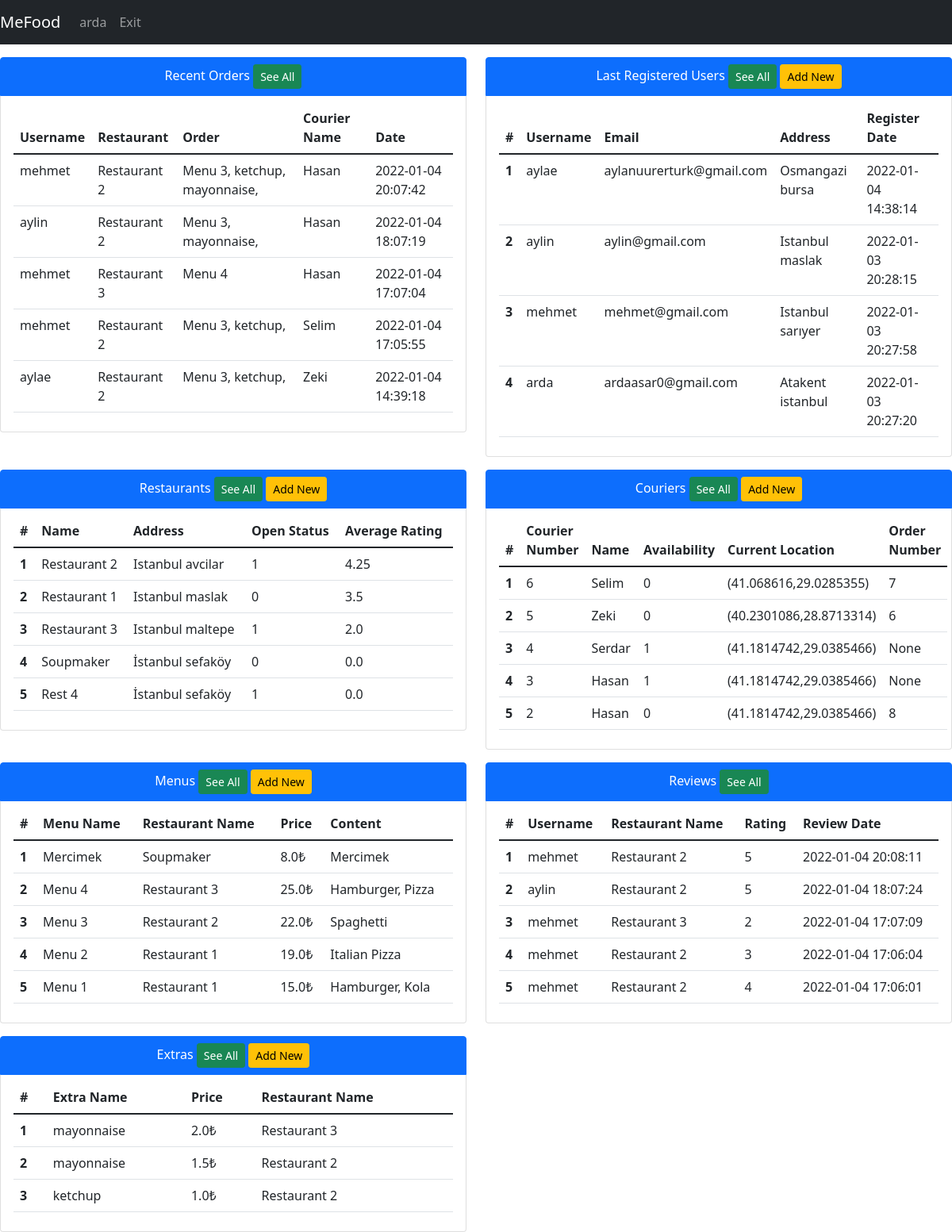
Screenshot of /home (signed in) with the database file from the repository.
### tables this page shows
CREATE TABLE users(username TEXT PRIMARY KEY,email TEXT,password TEXT,user_type INTEGER, address Text, lat REAL , lng REAL, registred_date Date DEFAULT (datetime('now','localtime')));

CREATE TABLE foodOrder(id INTEGER PRIMARY KEY,content TEXT,orderDate Date DEFAULT (datetime('now','localtime')),totalPrice REAL, is_delivered INTEGER DEFAULT(0), is_reviewed INTEGER DEFAULT(0), restaurantId INTEGER, courierID int REFERENCES couriers(id) ON UPDATE CASCADE, userUserName varchar(30) REFERENCES users(username) ON UPDATE CASCADE, FOREIGN KEY(restaurantId) REFERENCES restaurant(id));

CREATE TABLE restaurant(id INTEGER PRIMARY KEY, restaurantName varchar(30),address varchar(250),lat Text,lng Text,isOpen binary,averageRating REAL);

CREATE TABLE couriers(id INTEGER PRIMARY KEY,name TEXT,is_available TEXT,lat REAL,lng, orderId int REFERENCES foodOrder(id) ON UPDATE CASCADE);

CREATE TABLE menu(id INTEGER PRIMARY KEY,menuName varchar(30), price REAL, content TEXT, restaurantId int REFERENCES restaurant(id) ON UPDATE CASCADE);

CREATE TABLE review(id INTEGER PRIMARY KEY,rating INTEGER,reviewDate DEFAULT (datetime('now','localtime')), restaurantId int REFERENCES restaurant(id) ON UPDATE CASCADE, userUserName int REFERENCES users(username) ON UPDATE CASCADE);

CREATE TABLE extra(id INTEGER PRIMARY KEY,name varchar(200), price REAL, restaurantID INTEGER, FOREIGN KEY (restaurantID) REFERENCES restaurant(id));

### app.py (the view, shortened to what this page needs)
@app.route("/home", methods=["GET", "POST"])
def homeView():
    with sqlite3.connect(DATABASE) as database:
        cursor = database.cursor()
    if not session.get('logged_in'):
        return render_template('auth/login.html', title='Login')
    if session["user_type"] == 1:
        data = getAllDbData(toGet=["users", "restaurant", "couriers", "menu","orders", "reviews", "extras"], limit=5)
        session["isFiltered"], session["filteredData"] = False, {}
        return render_template('admin/adminHome.html', title='Admin Page', username=session["username"], data=data)
    else:
        data = getUserViewData()
        return render_template('user/homePage.html', title='Home', username=session["username"], data=data)

### app.py (called while the page is built, shortened)
def getUsers(cursor, limit=None):
    if limit != None:
        cursor.execute(
            "SELECT username,email,address,registred_date,user_type FROM users ORDER BY registred_date DESC LIMIT ?", (limit,))
    else:
        cursor.execute("SELECT username,email,address,registred_date,user_type FROM users ORDER BY registred_date DESC")
    query = cursor.fetchall()
    return query

def getCouriers(cursor, limit=None):
    if limit != None:
        cursor.execute("SELECT id,name, is_available,lat,lng,orderId FROM couriers ORDER BY id DESC LIMIT ?", (limit,))
    else:
        cursor.execute("SELECT id,name, is_available,lat,lng,orderId FROM couriers ORDER BY id DESC")
    query = cursor.fetchall()
    return query

def getRestaurants(cursor, limit=None):
    if limit != None:
        cursor.execute("SELECT restaurantName,address,isOpen,averageRating,id FROM restaurant ORDER BY averageRating DESC LIMIT ?",(limit,))
    else:
        cursor.execute("SELECT restaurantName,address,isOpen,averageRating,id FROM restaurant ORDER BY averageRating DESC")
    query = cursor.fetchall()
    return query

def getMenus(cursor, limit=None):
    if limit != None:
        cursor.execute("SELECT menu.id, menuName, price, content, restaurant.restaurantName, restaurant.isOpen FROM menu INNER JOIN restaurant ON menu.restaurantId = restaurant.id ORDER BY menu.id DESC LIMIT ?", (limit,))
    else:
        cursor.execute("SELECT menu.id, menuName, price, content, restaurant.restaurantName, restaurant.isOpen FROM menu INNER JOIN restaurant ON menu.restaurantId = restaurant.id ORDER BY menu.id DESC")
    query = cursor.fetchall()
    return query

def getOrders(cursor, limit=None):
    if limit != None:
        cursor.execute("SELECT foodOrder.id, content, orderDate, totalPrice, is_delivered, couriers.name, userUserName, restaurant.restaurantName "
                   "FROM foodOrder INNER JOIN couriers ON foodOrder.courierID = couriers.id INNER JOIN restaurant ON foodOrder.restaurantId = restaurant.id ORDER BY foodOrder.orderDate DESC LIMIT ?",(limit,))
    query = cursor.fetchall()
    return query

### templates/admin/adminHome.html (shortened to what this page needs)
{% extends 'base.html' %}
{% block navbar %}
<nav class="navbar navbar-expand-lg navbar-dark bg-dark">
    <a class="navbar-brand" href="#">MeFood</a>
    <div class="collapse navbar-collapse" id="navbarNav">
        <ul class="navbar-nav">
          <li class="nav-item active"><a class="nav-link" href="/">{{username}}</a></li>
          <li class="nav-item active"><a class="nav-link" href="/exit">Exit</a></li>
        </ul>
    </div>
</nav>
{% endblock %}
{% block body %}
 <center>
 <div class="row mt-3">
     <div class="col-md-6" style="z-index: 0;">
         <ul class="list-group">
          <li class="list-group-item active">Recent Orders <a href="/orders" class="btn btn-sm btn-success" id="See All Orders">See All</a>
          </li>
          <li class="list-group-item">
            <table class="table table-hover">
              <thead>
                <tr>
                  <th scope="col">Username</th>
                  <th scope="col">Restaurant</th>
                  <th scope="col">Order</th>
                  <th scope="col">Courier Name</th>
                  <th scope="col">Date</th>
                </tr>
              </thead>
              <tbody>
              {%for i in range(data["orders"]|length)%}
                <tr>
                  <td>{{ data["orders"][i][6] }}</td>
                  <td>{{ data["orders"][i][7] }}</td>
                  <td>{{ data["orders"][i][1] }}</td>
                  <td>{{ data["orders"][i][5] }}</td>
                  <td>{{ data["orders"][i][2] }}</td>
                </tr>
              {% endfor %}
              </tbody>
            </table>
          </li>
        </ul>
     </div>
     <div class="col-md-6" style="z-index: 0;">
         <ul class="list-group">
          <li class="list-group-item active" >Last Registered Users
              <a type="button" href="/users" class="btn btn-sm btn-success" id="See All Users">See All</a>
            <a href="/addUser" class="btn btn-sm btn-warning">Add New</a></li>
          <li class="list-group-item">
            <table class="table table-hover">
              <thead>
                <tr>
                  <th scope="col">#</th>
                  <th scope="col">Username</th>
                  <th scope="col">Email</th>
                  <th scope="col">Address</th>
                  <th scope="col">Register Date</th>
                </tr>
              </thead>
              <tbody>
              {%for i in range(data["users"]|length)%}
                <tr>
                  <th scope="row">{{ i+1 }}</th>
                  <td>{{ data["users"][i][0] }}</td>
                  <td>{{ data["users"][i][1] }}</td>
                  <td>{{ data["users"][i][2] }}</td>
                  <td>{{ data["users"][i][3] }}</td>
                </tr>
              {%endfor%}
              </tbody>
            </table>
          </li>
        </ul>
     </div>
 </div>
</center>
<center>
 <div class="row mt-3">
     <div class="col-md-6" style="z-index: 0;">
         <ul class="list-group">
          <li class="list-group-item active">Restaurants <a class="btn btn-sm btn-success" href="\restaurants" id="See All Restaurants">See All</a>
            <a href="/addRestaurant" class="btn btn-sm btn-warning">Add New</a></li>
          <li class="list-group-item">
            <table class="table table-hover">
              <thead>
                <tr>
                  <th scope="col">#</th>
                  <th scope="col">Name</th>
                  <th scope="col">Address</th>
                  <th scope="col">Open Status</th>
                  <th scope="col">Average Rating</th>
                </tr>
              </thead>
              <tbody>
                {%for i in range(data["restaurant"]|length)%}
                <tr>
                  <th scope="row">{{ i+1 }}</th>
                  <td>{{ data["restaurant"][i][0] }}</td>
                  <td>{{ data["restaurant"][i][1] }}</td>
                  <td>{{ data["restaurant"][i][2] }}</td>
                  <td>{{ data["restaurant"][i][3] }}</td>
                </tr>
              {%endfor%}
              </tbody>
            </table>
          </li>
        </ul>
     </div>
     <div class="col-md-6" style="z-index: 0;">
         <ul class="list-group">
          <li class="list-group-item active">Couriers <a class="btn btn-sm btn-success" href="/couriers" id="See All Couriers">See All</a>
              <a href="/addCourier" class="btn btn-sm btn-warning">Add New</a></li>
          <li class="list-group-item">
            <table class="table table-hover">
              <thead>
                <tr>
                  <th scope="col">#</th>
                  <th scope="col">Courier Number</th>
                  <th scope="col">Name</th>
                  <th scope="col">Availability</th>
                  <th scope="col">Current Location</th>
                  <th scope="col">Order Number</th>
                </tr>
              </thead>
              <tbody>
                {%for i in range(data["couriers"]|length)%}
                <tr>
                  <th scope="row">{{ i+1 }}</th>
                    <td>{{ data["couriers"][i][0] }}</td>
                    <td>{{ data["couriers"][i][1] }}</td>
                    <td>{{ data["couriers"][i][2] }}</td>
                    <td>({{ data["couriers"][i][3] }},{{ data["couriers"][i][4] }})</td>
                  <td>{{ data["couriers"][i][5] }}</td>
                </tr>
              {%endfor%}
              </tbody>
            </table>
          </li>
        </ul>
     </div>
 </div>
</center>
<center>
  <div class="row mt-3">
    <div class="col-md-6" style="z-index: 0;">
        <ul class="list-group">
         <li class="list-group-item active">Menus <a class="btn btn-sm btn-success" href="\menus" id="See All Menus">See All</a>
           <a href="/addMenu" class="btn btn-sm btn-warning">Add New</a></li>
         <li class="list-group-item">
           <table class="table table-hover">
             <thead>
               <tr>
                 <th scope="col">#</th>
                 <th scope="col">Menu Name</th>
                 <th scope="col">Restaurant Name</th>
                 <th scope="col">Price</th>
                 <th scope="col">Content</th>
               </tr>
             </thead>
             <tbody>
               {%for i in range(data["menu"]|length)%}
               <tr>
                 <th scope="row">{{ i+1 }}</th>
                 <td>{{ data["menu"][i][1] }}</td>
                 <td>{{ data["menu"][i][4] }}</td>
                 <td>{{ data["menu"][i][2] }}₺</td>
                 <td>{{ data["menu"][i][3] }}</td>
               </tr>
             {%endfor%}
             </tbody>
           </table>
         </li>
       </ul>
    </div>
    <div class="col-md-6" style="z-index: 0;">
      <ul class="list-group">
       <li class="list-group-item active">Reviews <a class="btn btn-sm btn-success" href="/reviews" id="See All Reviews">See All</a>
       <li class="list-group-item">
         <table class="table table-hover">
           <thead>
             <tr>
               <th scope="col">#</th>
               <th scope="col">Username</th>
               <th scope="col">Restaurant Name</th>
               <th scope="col">Rating</th>
               <th scope="col">Review Date</th>
             </tr>
           </thead>
           <tbody>
             {%for i in range(data["reviews"]|length)%}
             <tr>
               <th scope="row">{{ i+1 }}</th>
                 <td>{{ data["reviews"][i][2] }}</td>
                 <td>{{ data["reviews"][i][1] }}</td>
                 <td>{{ data["reviews"][i][0] }}</td>
               <td>{{ data["reviews"][i][3] }}</td>
             </tr>
           {%endfor%}
           </tbody>
         </table>
       </li>
     </ul>
  </div>
</div>
</center>
<center>
  <div class="row mt-3">
    <div class="col-md-6" style="z-index: 0;">
        <ul class="list-group">
         <li class="list-group-item active">Extras <a class="btn btn-sm btn-success" href="\extras" id="See All Extras">See All</a>
           <a href="/addExtras" class="btn btn-sm btn-warning">Add New</a></li>
         <li class="list-group-item">
           <table class="table table-hover">
             <thead>
               <tr>
                 <th scope="col">#</th>
                 <th scope="col">Extra Name</th>
                 <th scope="col">Price</th>
                 <th scope="col">Restaurant Name</th>
               </tr>
             </thead>
             <tbody>
               {%for i in range(data["extras"]|length)%}
               <tr>
                 <th scope="row">{{ i+1 }}</th>
                 <td>{{ data["extras"][i][0] }}</td>
                 <td>{{ data["extras"][i][1] }}₺</td>
                 <td>{{ data["extras"][i][2] }}</td>
               </tr>
             {%endfor%}
             </tbody>
           </table>
         </li>
       </ul>
    </div>
  </div>
</center>
{% endblock %}

### rows the page displays
users: username "arda", username "arda", email "ardaasar0@gmail.com", address "Atakent istanbul", registred_date "2022-01-03 20:27:20"
foodOrder: userUserName "mehmet", content "Menu 3, ketchup, mayonnaise,", orderDate "2022-01-04 20:07:42"
restaurant: restaurantName "Restaurant 2" "Restaurant 2" "Restaurant 2" "Restaurant 2", restaurantName "Restaurant 2", address "Istanbul avcilar", isOpen "1", averageRating "4.25", restaurantName "Restaurant 2", restaurantName "Restaurant 2" "Restaurant 2" "Restaurant 2" "Restaurant 2", restaurantName "Restaurant 2" "Restaurant 2"
couriers: name "Hasan" "Hasan", id "3", name "Hasan", is_available "1", lat "41.1814742", lng "29.0385466"
foodOrder: userUserName "aylin", content "Menu 3, mayonnaise,", orderDate "2022-01-04 18:07:19"
foodOrder: userUserName "mehmet", content "Menu 4", orderDate "2022-01-04 17:07:04"
restaurant: restaurantName "Restaurant 3", restaurantName "Restaurant 3", address "Istanbul maltepe", isOpen "1", averageRating "2.0", restaurantName "Restaurant 3", restaurantName "Restaurant 3", restaurantName "Restaurant 3"
couriers: name "Hasan", id "2", name "Hasan", is_available "0", lat "41.1814742", lng "29.0385466", orderId "8"
foodOrder: userUserName "mehmet", content "Menu 3, ketchup,", orderDate "2022-01-04 17:05:55"
couriers: name "Selim", id "6", name "Selim", is_available "0", lat "41.068616", lng "29.0285355", orderId "7"
foodOrder: userUserName "aylae", content "Menu 3, ketchup,", orderDate "2022-01-04 14:39:18"
couriers: name "Zeki", id "5", name "Zeki", is_available "0", lat "40.2301086", lng "28.8713314", orderId "6"
users: username "aylae", email "aylanuurerturk@gmail.com", address "Osmangazi bursa", registred_date "2022-01-04 14:38:14"
users: username "aylin", email "aylin@gmail.com", address "Istanbul maslak", registred_date "2022-01-03 20:28:15"
users: username "mehmet", email "mehmet@gmail.com", address "Istanbul sarıyer", registred_date "2022-01-03 20:27:58"
restaurant: restaurantName "Restaurant 1", address "Istanbul maslak", isOpen "0", averageRating "3.5", restaurantName "Restaurant 1" "Restaurant 1"
restaurant: restaurantName "Soupmaker", address "İstanbul sefaköy", isOpen "0", averageRating "0.0", restaurantName "Soupmaker"
restaurant: restaurantName "Rest 4", address "İstanbul sefaköy", isOpen "1", averageRating "0.0"
couriers: id "4", name "Serdar", is_available "1", lat "41.1814742", lng "29.0385466"
menu: menuName "Mercimek", price "8.0", content "Mercimek"
menu: menuName "Menu 4", price "25.0", content "Hamburger, Pizza"
menu: menuName "Menu 3", price "22.0", content "Spaghetti"
menu: menuName "Menu 2", price "19.0", content "Italian Pizza"
menu: menuName "Menu 1", price "15.0", content "Hamburger, Kola"
review: userUserName "mehmet", rating "5", reviewDate "2022-01-04 20:08:11"
review: userUserName "aylin", rating "5", reviewDate "2022-01-04 18:07:24"
review: userUserName "mehmet", rating "2", reviewDate "2022-01-04 17:07:09"
review: userUserName "mehmet", rating "3", reviewDate "2022-01-04 17:06:04"
review: userUserName "mehmet", rating "4", reviewDate "2022-01-04 17:06:01"
extra: name "mayonnaise", price "2.0"
extra: name "mayonnaise", price "1.5"
extra: name "ketchup", price "1.0"

### other values shown
{{ i+1 }} "1" "2" "3" "4"
{{ i+1 }} "1" "2" "3" "4" "5"
{{ data["couriers"][i][5] }} "None" "None"
{{ i+1 }} "1" "2" "3"
